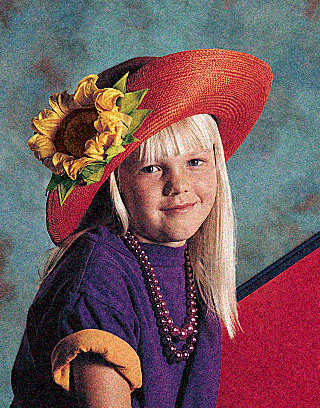
#> input picture noise.jpg, 320 x 408 px, found by its file name
$ python smoothing_blurring.py
#> lines starting #> are read from the running program, lines starting #| are printed output that depends on the picture
import cv2
import numpy as np

image = cv2.imread('Noise.jpg')
#> image is the input picture: shape (408, 320, 3); mean B, G, R 92.8, 88.5, 116.5

cv2.imshow('Original Image', image)
cv2.waitKey(0)

# Gaussian Blur
Gaussian = cv2.GaussianBlur(image, (7, 7), 0)
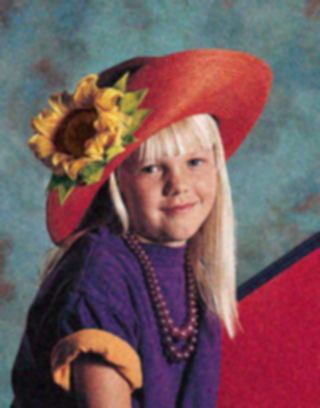
#> Gaussian: shape (408, 320, 3); mean B, G, R 92.8, 88.5, 116.5
cv2.imshow('Gaussian Blurring', Gaussian)
cv2.waitKey(0)

# Median Blur
median = cv2.medianBlur(image, 5)
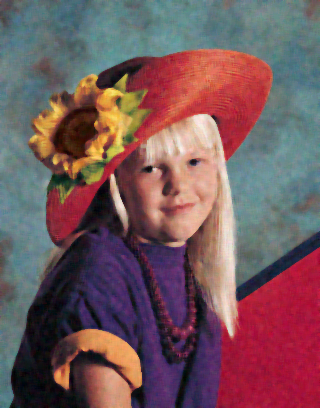
#> median: shape (408, 320, 3); mean B, G, R 92.3, 87.6, 116.2
cv2.imshow('Median Blurring', median)
cv2.waitKey(0)


# Bilateral Blur
bilateral = cv2.bilateralFilter(image, 9, 75, 75)
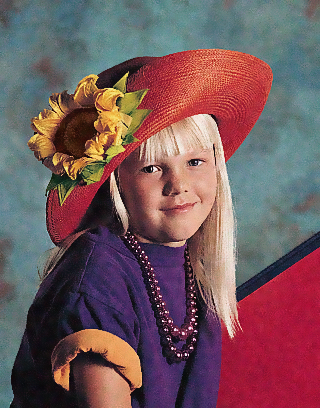
#> bilateral: shape (408, 320, 3); mean B, G, R 92.7, 88.3, 116.4
cv2.imshow('Bilateral Blurring', bilateral)
cv2.waitKey(0)


cv2.destroyAllWindows()
